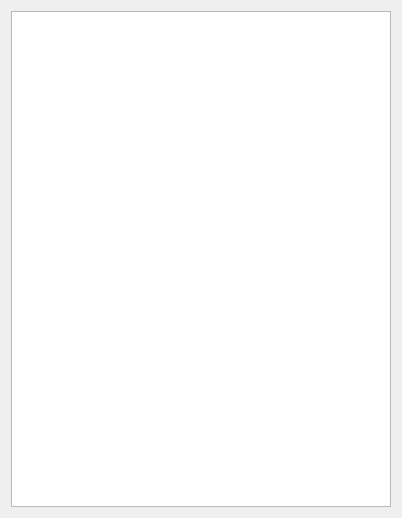
<?xml version="1.0" encoding="UTF-8"?>
<ui version="4.0">
 <class>OneOfWidget</class>
 <widget class="QWidget" name="OneOfWidget">
  <property name="geometry">
   <rect>
    <x>0</x>
    <y>0</y>
    <width>402</width>
    <height>518</height>
   </rect>
  </property>
  <property name="sizePolicy">
   <sizepolicy hsizetype="Expanding" vsizetype="Expanding">
    <horstretch>0</horstretch>
    <verstretch>0</verstretch>
   </sizepolicy>
  </property>
  <property name="windowTitle">
   <string>Form</string>
  </property>
  <layout class="QVBoxLayout" name="verticalLayout">
   <item>
    <widget class="QTextBrowser" name="textBrowser">
     <property name="sizePolicy">
      <sizepolicy hsizetype="Expanding" vsizetype="Minimum">
       <horstretch>0</horstretch>
       <verstretch>0</verstretch>
      </sizepolicy>
     </property>
     <property name="autoFillBackground">
      <bool>false</bool>
     </property>
    </widget>
   </item>
  </layout>
 </widget>
 <resources/>
 <connections/>
</ui>
